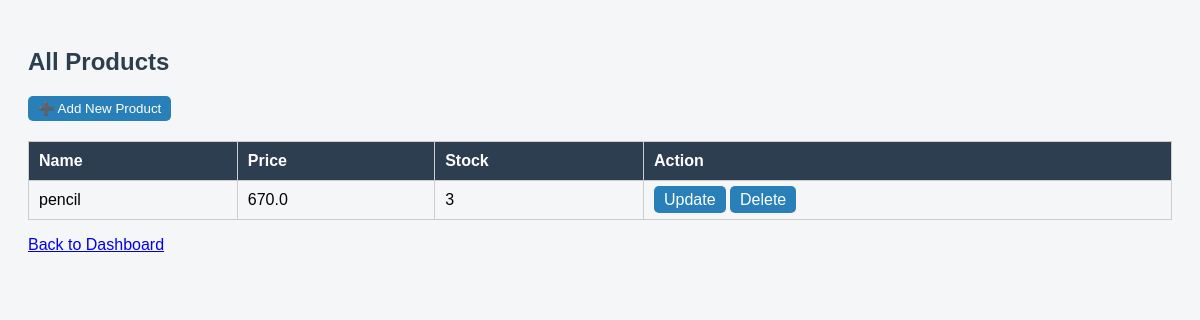
The app's page /products/myproducts (signed in), older data.
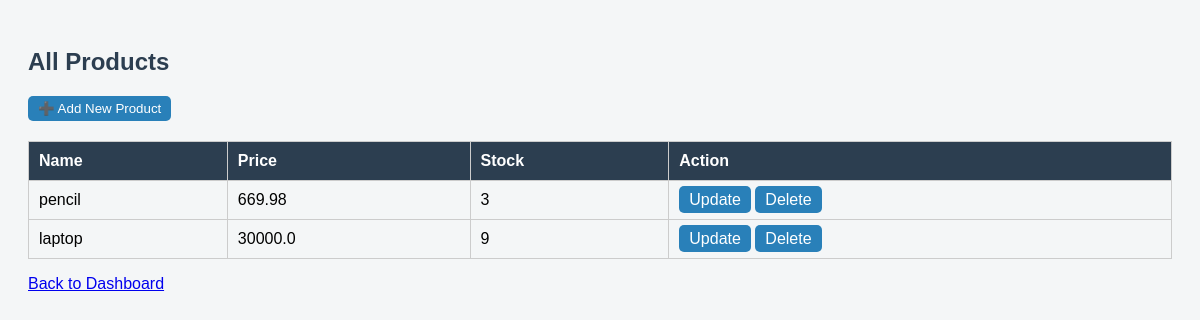
The same page, newer data.
### routes/products/products.py (models this page shows)
class Product(db.Model):
    __tablename__ = "Products"
    ProductID = db.Column(db.Integer, primary_key=True)
    Name = db.Column(db.String(100), nullable=False)
    Price = db.Column(db.Float, nullable=False)
    Stock = db.Column(db.Integer, nullable=False)
    SellerID = db.Column(db.Integer, db.ForeignKey("Users.UserID"), nullable=False)

### routes/products/products.py (the view)
@products_bp.route("/myproducts")
@login_required
def my_products():
    if current_user.Role != "Seller":
        flash("Only sellers can access this page", "danger")
        return redirect(url_for("users.dashboard"))
    edit_id = request.args.get("edit_id", type=int)
    products = Product.query.filter_by(SellerID=current_user.UserID).all()
    return render_template("products/products.html", products=products,update_id=edit_id)

### routes/users/users.py (called while the page is built)
@login_manager.user_loader
def load_user(user_id):
    return User.query.get(int(user_id))

### templates/products/products.html (shortened to what this page needs)
<!DOCTYPE html>
<html>
<head>
</head>
<body>
    <h2>All Products</h2>
    {% if current_user.Role == "Seller" %}
        <p>
            <button onclick="toggleForm()">➕ Add New Product</button>
        </p>
    {% endif %}
    <table>
        <tr>
            <th>Name</th>
            <th>Price</th>
            <th>Stock</th>
            <th>Action</th>
        </tr>
        {% for product in products %}
        <tr>
            {% if update_id == product.ProductID %}
                <form method="POST" action="{{ url_for('products.update_product', product_id=product.ProductID) }}">
                    <td><input type="text" name="name" value="{{ product.Name }}" required></td>
                    <td><input type="number" step="0.01" name="price" value="{{ product.Price }}" required></td>
                    <td><input type="number" name="stock" value="{{ product.Stock }}" required></td>
                    <td>
                        <button type="submit">Update</button>
                        <a class="button" href="{{ url_for('products.my_products') }}">Cancel</a>
                    </td>
                </form>
            {% else %}
                <td>{{ product.Name }}</td>
                <td>{{ product.Price }}</td>
                <td>{{ product.Stock }}</td>
                <td>
                    {% if current_user.Role == "Customer" %}
                        {% if product.Stock > 0 %}
                            <a class="button" href="{{ url_for('orders.buy_product', product_id=product.ProductID) }}">Buy</a>
                        {% else %}
                            Out of Stock
                        {% endif %}
                    {% elif current_user.Role == "Seller" and product.SellerID == current_user.UserID %}
                        <a class="button" href="{{ url_for('products.my_products', edit_id=product.ProductID) }}">Update</a>
                        <a class="button" href="{{ url_for('products.delete_product', product_id=product.ProductID) }}">Delete</a>
                    {% endif %}
                </td>
            {% endif %}
        </tr>
        {% endfor %}
    </table>
    <p><a href="{{ url_for('users.dashboard') }}">Back to Dashboard</a></p>
</body>
</html>

Row changes from the older to the newer data that the page shows:
changed Product "pencil": Price "670.0" → "669.98"
added Product: Name "laptop", Price "30000.0", Stock "9"
